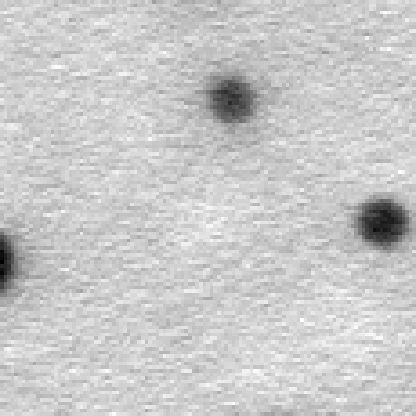
#> input picture data/subset/dopad/11500X105474.png, 416 x 416 px; its folder holds only this picture in this run
$ python extract_features.py
#> lines starting #> are read from the running program, lines starting #| are printed output that depends on the picture; after the words box and inside, x2 and y2 are one past the last pixel; in counts of white or black regions, pixels touching at a corner belong together
#> pass 2 of the loop `for ext in ["png","jpg","jpeg","tif","tiff","bmp"]:`:
import cv2, os, numpy as np, pandas as pd
from glob import glob
from tqdm import tqdm

# ---------- Image Loader ----------
def load_gray(path):
#> called with path = 'data/subset/dopad/11500X105474.png'
    img = cv2.imread(path, cv2.IMREAD_UNCHANGED)
#> img is the input picture: shape (416, 416, 4); mean B, G, R, A 201.1, 201.1, 201.1, 255
    if img is None:
        return None

    if len(img.shape) == 3:
        img = cv2.cvtColor(img, cv2.COLOR_BGR2GRAY)
#> img: shape (416, 416)

    # Convert 16-bit to 8-bit if needed
    if img.dtype == np.uint16:
        img = (img / 65535.0 * 255).astype(np.uint8)

    return img

# ---------- Process One Image ----------
def process_image(path, debug=False):
    img = load_gray(path)
    if img is None:
        return None, None

    img = cv2.resize(img, (512, 512))
#> img: shape (512, 512)

    blur = cv2.GaussianBlur(img, (5,5), 0)

    # For TEM: particles are dark → invert Otsu
    _, th = cv2.threshold(
        blur, 0, 255,
        cv2.THRESH_BINARY_INV + cv2.THRESH_OTSU
    )
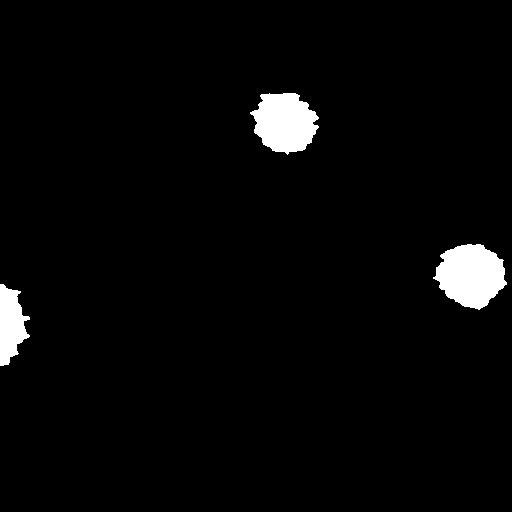
#> th: shape (512, 512); 3.1% white; 3 white regions, box (x1, y1, x2, y2) and area: (433, 244, 507, 310) 3387, (250, 93, 319, 155) 3017, (0, 284, 30, 366) 1594

    kernel = np.ones((3,3), np.uint8)
    th = cv2.morphologyEx(th, cv2.MORPH_OPEN, kernel, iterations=1)
#> th: shape (512, 512); 3% white; 3 white regions

    cnts, _ = cv2.findContours(
        th, cv2.RETR_EXTERNAL, cv2.CHAIN_APPROX_SIMPLE
    )
#> cnts = 3 contours; box (x1, y1, x2, y2) and area: (435, 244, 507, 309) 3272, (251, 93, 318, 154) 2896, (0, 284, 30, 366) 1486

    areas = []
    aspect_ratios = []

    vis = cv2.cvtColor(img, cv2.COLOR_GRAY2BGR)

    for c in cnts:
        a = cv2.contourArea(c)
        if a > 20:  # small noise filter
            areas.append(a)
            x,y,w,h = cv2.boundingRect(c)
            if h > 0:
                aspect_ratios.append(w / h)
            else:
                aspect_ratios.append(1.0)

            if debug:
                cv2.drawContours(vis, [c], -1, (0,0,255), 1)
#> this loop made 3 passes
#> (a, x, y, w, h) on passes 1 to 3: (1486, 0, 284, 30, 82), (3272.5, 435, 244, 72, 65), (2896.5, 251, 93, 67, 61)
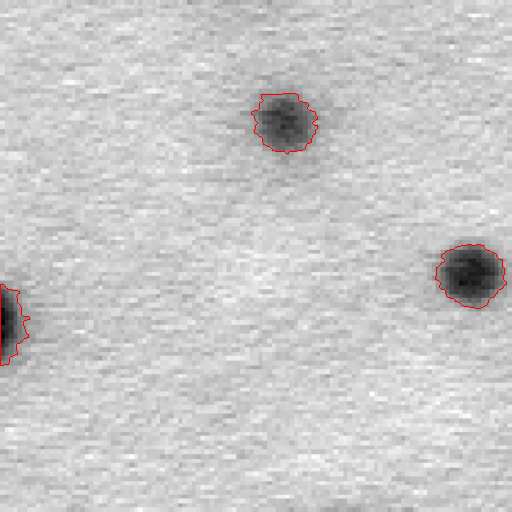
#> vis: shape (512, 512, 3); mean B, G, R 200.7, 200.7, 201.3
#> after the loop, areas = [1486, 3272.5, 2896.5]; aspect_ratios = [0.366, 1.11, 1.1]

    if len(areas) == 0:
        return None, vis

    areas = np.array(areas)
    eq_diam = np.sqrt(4 * areas / np.pi)
#> eq_diam = [43.5, 64.55, 60.73]

    features = {
        "mean_diam_px": float(eq_diam.mean()),
        "std_diam_px": float(eq_diam.std()),
        "particle_count": int(len(eq_diam)),
        "mean_aspect": float(np.mean(aspect_ratios))
    }
#> features = {'mean_diam_px': 56.26, 'std_diam_px': 9.16, 'particle_count': 3, 'mean_aspect': 0.857}

    return features, vis

# ---------- Collect All Images ----------
img_paths = []
for ext in ["png","jpg","jpeg","tif","tiff","bmp"]:
    img_paths += glob(f"data/subset/**/*.{ext}", recursive=True)

print("Found images:", len(img_paths))

# ---------- Debug first few ----------
os.makedirs("outputs/debug", exist_ok=True)

print("Running debug on first 5 images...")

for i, p in enumerate(img_paths[:5]):
    feats, vis = process_image(p, debug=True)
#> feats has the same summary as features in process_image
    if vis is not None:
        out = os.path.join("outputs/debug", f"debug_{i}.png")
        cv2.imwrite(out, vis)
        print("Saved debug:", out)
#> pass 2 of the loop `for i, p in enumerate(img_paths[:5]):`:
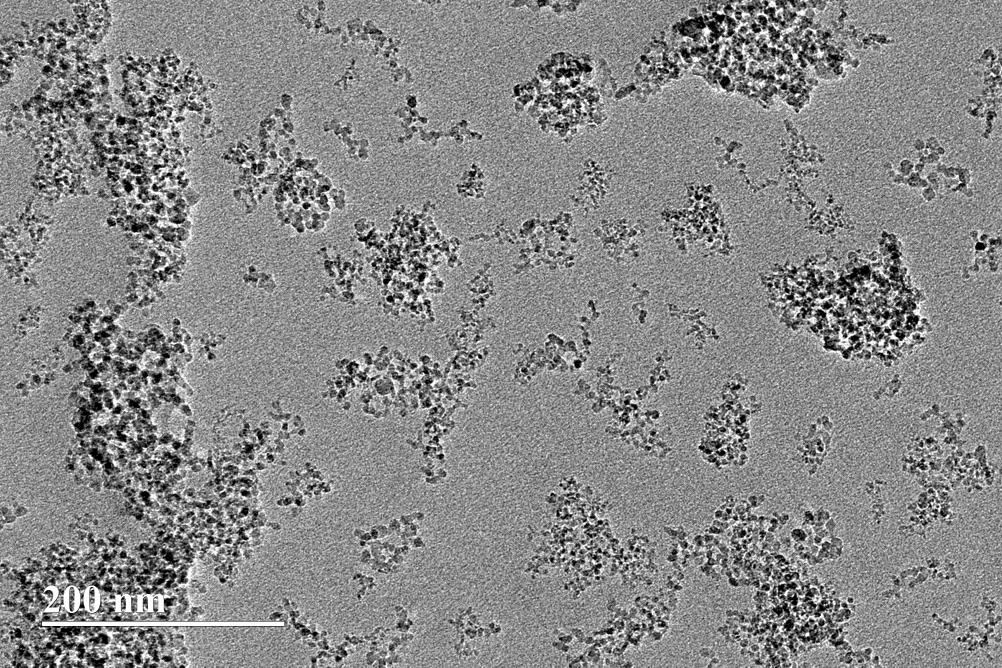
#> input picture data/subset/extra/Carbon/Diamante-0001.tif, 2004 x 1335 px (shown at 1/2 size)
#> in load_gray, img is the input picture: shape (1335, 2004, 3); min 0, max 254, mean 136
#> in process_image (call 2), `th = cv2.morphologyEx(th, cv2.MORPH_OPEN, kernel, iterations=1)`:
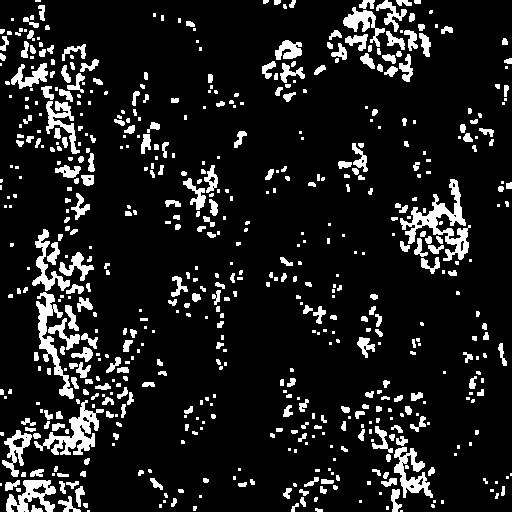
#> th: shape (512, 512); 11.5% white; 604 white regions (285 under 20 px)
#> cnts = 604 contours, 380 with area under 20; largest, box (x1, y1, x2, y2) and area: (400, 179, 471, 261) 1460, (34, 400, 104, 455) 1060, (36, 292, 74, 399) 892, (6, 480, 56, 512) 758, (394, 447, 433, 498) 724
#> the loop in process_image (call 2), `for c in cnts:` made 604 passes
#> (a, x, y, w, h) on passes 6, 9, 15, 17, 18, 24, 25, 27: (35.5, 31, 505, 12, 7), (22, 291, 503, 8, 9), (23.5, 171, 498, 6, 9), (28, 300, 497, 6, 10), (104, 58, 496, 23, 16), (120.5, 391, 489, 11, 23), (26.5, 299, 489, 10, 7), (41.5, 283, 488, 9, 11)
#> after the loop in process_image (call 2), `for c in cnts:`:
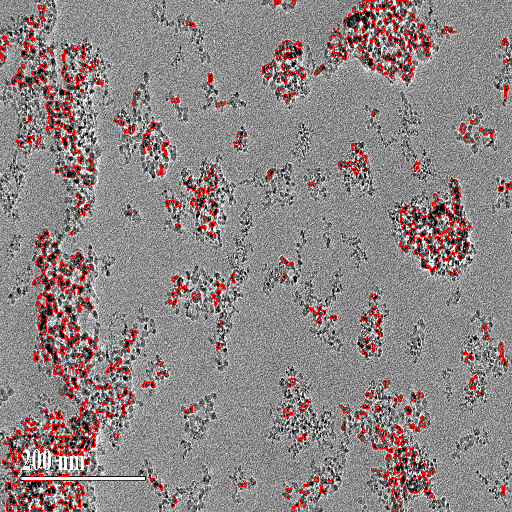
#> vis: shape (512, 512, 3); mean B, G, R 132.3, 132.3, 142.6
#> after the loop in process_image (call 2), `for c in cnts:`: areas = 219 values, max 1460.5 at index 135, min 20.5 at index 22, mean 87.27; aspect_ratios = 219 values, max 3 at index 20, min 0.355 at index 103, mean 1.06
#> eq_diam = 219 values, max 43.12 at index 135, min 5.11 at index 22, mean 8.95
#> features = {'mean_diam_px': 8.95, 'std_diam_px': 5.58, 'particle_count': 219, 'mean_aspect': 1.06}
#> `feats, vis = process_image(p, debug=True)`: feats has the same summary as features in process_image

print("Now processing full dataset...")

rows = []
for p in tqdm(img_paths):
    feats, _ = process_image(p, debug=False)
#> in process_image (call 3), `cnts, _ = cv2.findContours( th, cv2.RETR_EXTERNAL, cv2.CHAIN_APPROX_SI..`: cnts = 3 contours; box (x1, y1, x2, y2) and area: (435, 244, 507, 309) 3272, (251, 93, 318, 154) 2896, (0, 284, 30, 366) 1486
#> feats = {'mean_diam_px': 56.26, 'std_diam_px': 9.16, 'particle_count': 3, 'mean_aspect': 0.857}
    if feats is None:
        continue
    feats["image_path"] = p
    rows.append(feats)
#> pass 2 of the loop `for p in tqdm(img_paths):`:
#> cnts = 604 contours, 380 with area under 20; largest, box (x1, y1, x2, y2) and area: (400, 179, 471, 261) 1460, (34, 400, 104, 455) 1060, (36, 292, 74, 399) 892, (6, 480, 56, 512) 758, (394, 447, 433, 498) 724

df = pd.DataFrame(rows)
os.makedirs("data/processed", exist_ok=True)
df.to_csv("data/processed/morphology_features.csv", index=False)

print("Saved features for", len(df), "images")
#| Saved features for 2 images
